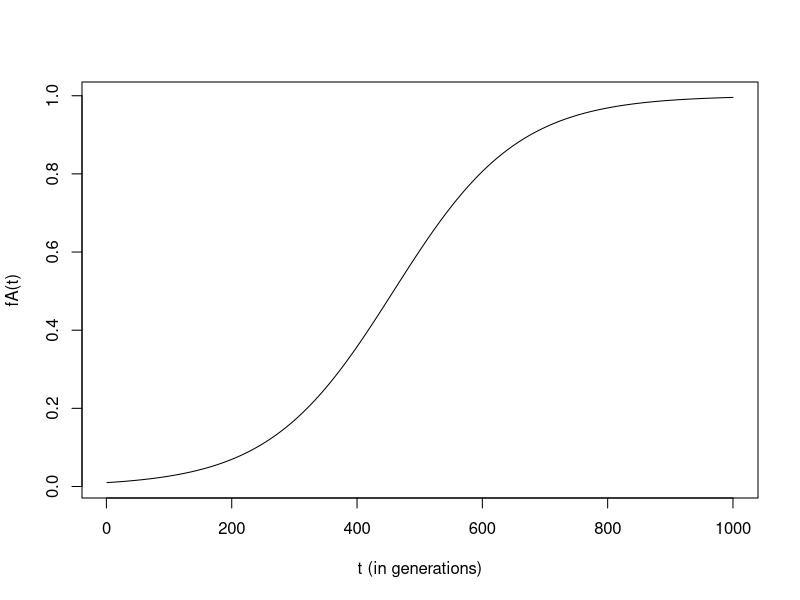
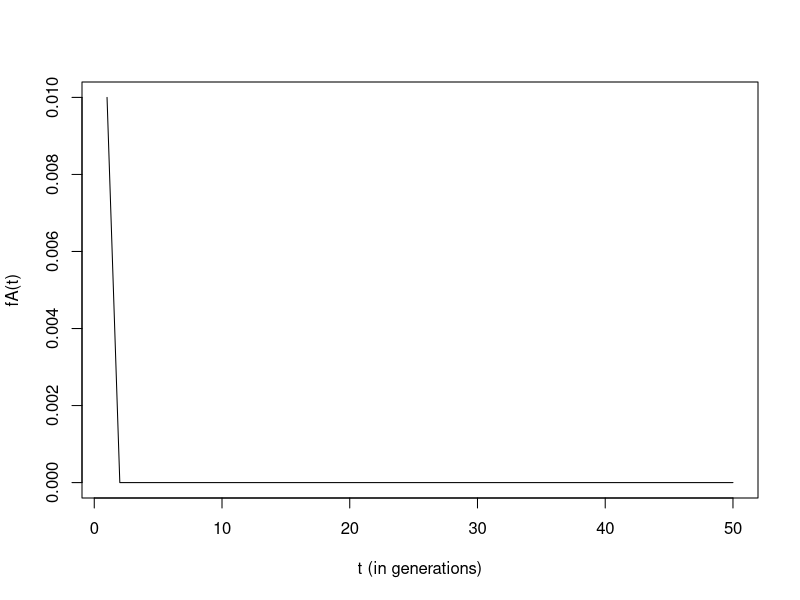
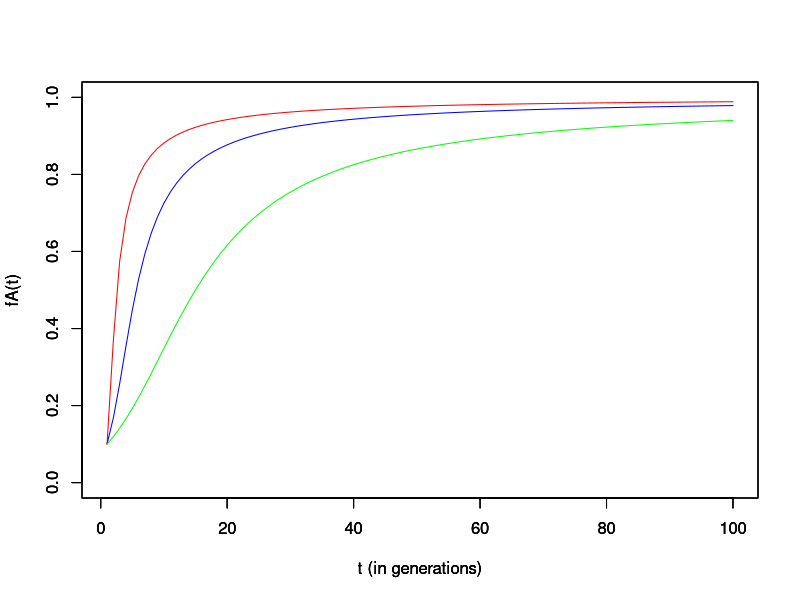
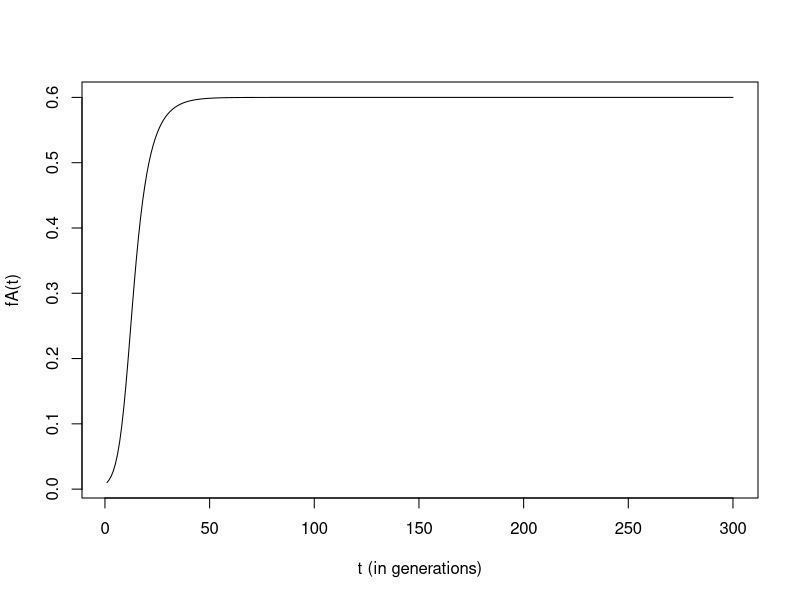
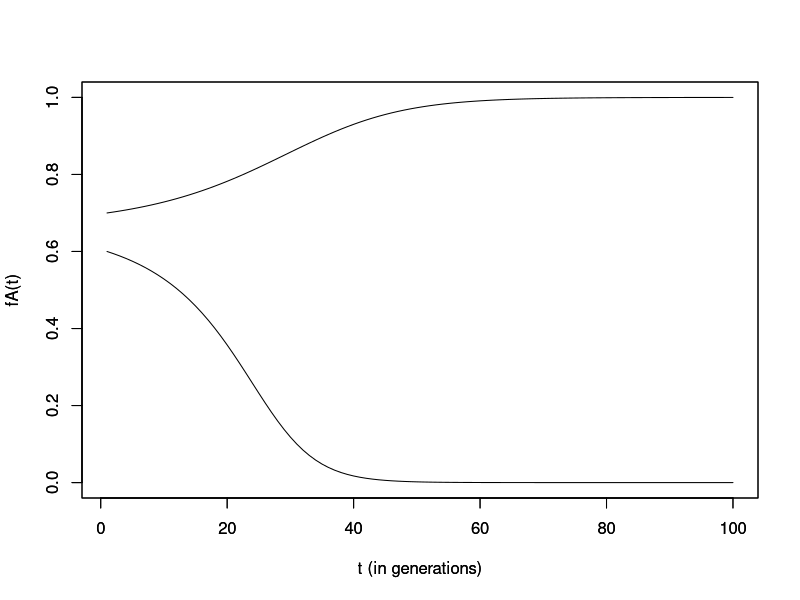

The R script that drew these images, in order:
## ---- chunk 1
# allele frequencies
fA <- 0.01
fa <- 1-fA
# relative fitness of alleles
wA <- 1
wa <- 0.99
# selection coefficient
s <- wA-wa

### Code your answer here
## ---- chunk 2
# allele frequencies
fA <- 0.01
fa <- 1-fA
# relative fitness of alleles
wA <- 1
wa <- 0.99
# selection coefficient
s <- 1-0.99

# Create a vector to store the allele frequencies in 1000 generations
ngen <- 1000
fA <- numeric(ngen)
fA[1] <- 0.01

for (gen in 2:ngen){
  fA[gen] <- ( wA * fA[gen-1] ) / (wA * fA[gen-1] + wa * (1-fA[gen-1]) )
}

# Look at position 100 in vector of allele frequencies fA to answer the question             

## ---- chunk 3
# Reproducing Fig. 7.2 from the book:
plot(fA, 
     type = "l", # make this a line plot
     ylab = "fA(t)",
     xlab = "t (in generations)")
## ---- chunk 4
# fitness of each genotype
waa <- 0.6
wAa <- 0.8
wAA <- 1

ngen <- 50
fA <- numeric(ngen)
fA[1] <- 0.01

for (gen in 2:ngen){
# UNCOMMENT THE FOLLOWING LINE AND COMPLETE IT (add as many lines of code and intermediate variables as you see need for):
 # fA[gen] <-
}
## ---- chunk 5
# Reproducing Fig. 7.2 from the book:
plot(fA, 
     type = "l",
     ylab = "fA(t)", 
     xlab = "t (in generations)")
## ---- chunk 6
wAA <- 1
wAa <- 1
waa <- 0.1
ngen <- 100
fA <- numeric(ngen)
fA[1] <- 0.1
for (gen in 2:ngen){
  v_bar <-  wAA*fA[gen-1]^2 + 2 * wAa * fA[gen-1] *(1-fA[gen-1]) + waa * (1-fA[gen-1])^2
  fA[gen] <- ( wAA * fA[gen-1]^2 + wAa * fA[gen-1]*(1-fA[gen-1]) ) / v_bar
}
plot(fA, 
     type = "l",
     ylab = "fA(t)",
     xlab = "t (in generations)",
     ylim=c(0,1),
     col="red")


waa <- 0.5
fA <- numeric(ngen)
fA[1] <- 0.1
for (gen in 2:ngen){
  v_bar <-  wAA*fA[gen-1]^2 + 2 * wAa * fA[gen-1] *(1-fA[gen-1]) + waa * (1-fA[gen-1])^2
  fA[gen] <- ( wAA * fA[gen-1]^2 + wAa * fA[gen-1]*(1-fA[gen-1]) ) / v_bar
}
par(new=T)
plot(fA, 
     type = "l",
     ylab = "fA(t)",
     xlab = "t (in generations)",
     ylim=c(0,1),
     col="blue")


waa <- 0.8
fA <- numeric(ngen)
fA[1] <- 0.1
for (gen in 2:ngen){
  v_bar <-  wAA*fA[gen-1]^2 + 2 * wAa * fA[gen-1] *(1-fA[gen-1]) + waa * (1-fA[gen-1])^2
  fA[gen] <- ( wAA * fA[gen-1]^2 + wAa * fA[gen-1]*(1-fA[gen-1]) ) / v_bar
}
par(new=T)
plot(fA, 
     type = "l",
     ylab = "fA(t)",
     xlab = "t (in generations)",
     ylim=c(0,1),
     col="green")

## ---- chunk 7
wAA <- 0.8
wAa <- 1
waa <- 0.7

ngen <- 300
fA <- numeric(ngen)
fA[1] <- 0.01

for (gen in 2:ngen){
  v_bar <-  wAA*fA[gen-1]^2 + 2 * wAa * fA[gen-1] *(1-fA[gen-1]) + waa * (1-fA[gen-1])^2
  fA[gen] <- ( wAA * fA[gen-1]^2 + wAa * fA[gen-1]*(1-fA[gen-1]) ) / v_bar
}

plot(fA, 
     type = "l",
     ylab = "fA(t)",
     xlab = "t (in generations)")
## ---- chunk 8
wAA <- 0.9
wAa <- 0.8
waa <- 1

ngen <- 100
fA <- numeric(ngen)


fA[1] <- 0.6

for (gen in 2:ngen){
  v_bar <-  wAA*fA[gen-1]^2 + 2 * wAa * fA[gen-1] *(1-fA[gen-1]) + waa * (1-fA[gen-1])^2
  fA[gen] <- ( wAA * fA[gen-1]^2 + wAa * fA[gen-1]*(1-fA[gen-1]) ) / v_bar
}

plot(fA, 
     type = "l",
     ylab = "fA(t)",
     xlab = "t (in generations)",ylim=c(0,1))

fA[1] <- 0.7

for (gen in 2:ngen){
  v_bar <-  wAA*fA[gen-1]^2 + 2 * wAa * fA[gen-1] *(1-fA[gen-1]) + waa * (1-fA[gen-1])^2
  fA[gen] <- ( wAA * fA[gen-1]^2 + wAa * fA[gen-1]*(1-fA[gen-1]) ) / v_bar
}

par(new=T)
plot(fA, 
     type = "l",
     ylab = "fA(t)",
     xlab = "t (in generations)",ylim=c(0,1))
par(new=F)
